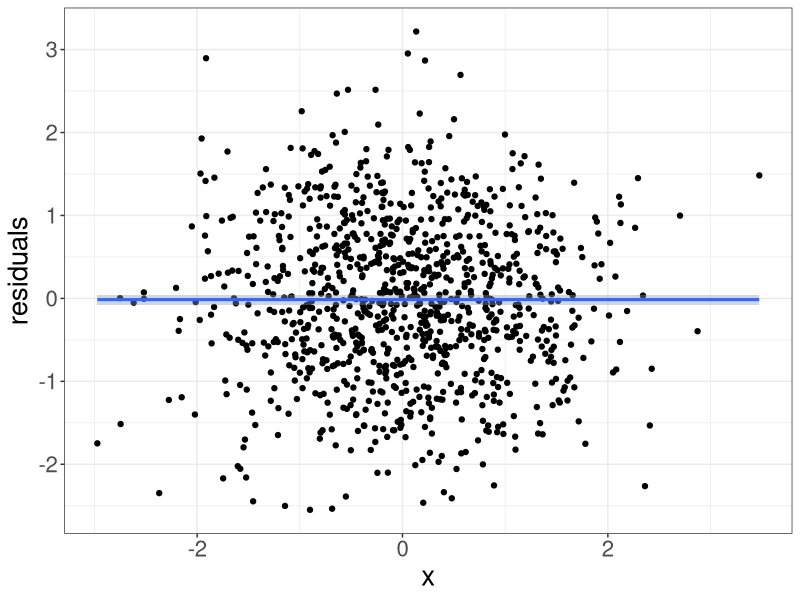

Write the R code that produced this figure.
## ---- chunk 1
library(tidyverse)
library(statmod)
# simulate a single explanatory variable from a Normal distribution
x <- rnorm(1000)

# create P(Y = 1 | X) for each entry in x
# Here log odds = -1 + 2x
p <- exp(-1 + 2*x)/(1 + exp(-1 + 2*x))

# Finally, simulate a binary response at each x
y <- rbinom(1000, 1, p)

# fit the model and plot the quantile residuals against x
# add a smooth fit to see if there is a relationship
m1 <- glm(y ~ x, family = binomial)
data.frame(x = x, residuals = qresid(m1)) %>%
  ggplot(aes(x = x, y = residuals)) +
  geom_point() +
  geom_smooth() +
  theme_bw() +
  theme(text = element_text(size = 20))
